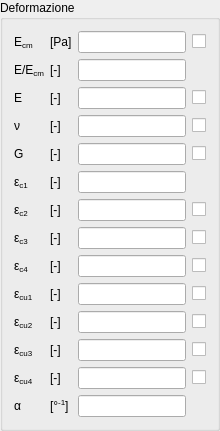
            <widget class="QGroupBox" name="deformationGBox">
             <property name="title">
              <string>Deformazione</string>
             </property>
             <layout class="QGridLayout" name="gridLayout_4">
              <item row="7" column="0">
               <widget class="QLabelRichName" name="epsC2Label">
                <property name="text">
                 <string>&lt;!DOCTYPE HTML PUBLIC &quot;-//W3C//DTD HTML 4.0//EN&quot; &quot;http://www.w3.org/TR/REC-html40/strict.dtd&quot;&gt;
&lt;html&gt;&lt;head&gt;&lt;meta name=&quot;qrichtext&quot; content=&quot;1&quot; /&gt;&lt;style type=&quot;text/css&quot;&gt;
p, li { white-space: pre-wrap; }
&lt;/style&gt;&lt;/head&gt;&lt;body&gt;
ε&lt;span style=&quot; vertical-align:sub;&quot;&gt;c2&lt;/span&gt;&lt;/body&gt;&lt;/html&gt;</string>
                </property>
               </widget>
              </item>
              <item row="7" column="2">
               <widget class="QLineEditValue" name="epsC2LEdit"/>
              </item>
              <item row="8" column="0">
               <widget class="QLabelRichName" name="epsC3Label">
                <property name="text">
                 <string>&lt;!DOCTYPE HTML PUBLIC &quot;-//W3C//DTD HTML 4.0//EN&quot; &quot;http://www.w3.org/TR/REC-html40/strict.dtd&quot;&gt;
&lt;html&gt;&lt;head&gt;&lt;meta name=&quot;qrichtext&quot; content=&quot;1&quot; /&gt;&lt;style type=&quot;text/css&quot;&gt;
p, li { white-space: pre-wrap; }
&lt;/style&gt;&lt;/head&gt;&lt;body&gt;
ε&lt;span style=&quot;vertical-align:sub;&quot;&gt;c3&lt;/span&gt;&lt;/body&gt;&lt;/html&gt;</string>
                </property>
               </widget>
              </item>
              <item row="8" column="2">
               <widget class="QLineEditValue" name="epsC3LEdit"/>
              </item>
              <item row="9" column="0">
               <widget class="QLabelRichName" name="epsC4Label">
                <property name="text">
                 <string>&lt;!DOCTYPE HTML PUBLIC &quot;-//W3C//DTD HTML 4.0//EN&quot; &quot;http://www.w3.org/TR/REC-html40/strict.dtd&quot;&gt;
&lt;html&gt;&lt;head&gt;&lt;meta name=&quot;qrichtext&quot; content=&quot;1&quot; /&gt;&lt;style type=&quot;text/css&quot;&gt;
p, li { white-space: pre-wrap; }
&lt;/style&gt;&lt;/head&gt;&lt;body&gt;ε&lt;span style=&quot;vertical-align:sub;&quot;&gt;c4&lt;/span&gt;&lt;/body&gt;&lt;/html&gt;</string>
                </property>
               </widget>
              </item>
              <item row="9" column="2">
               <widget class="QLineEditValue" name="epsC4LEdit"/>
              </item>
              <item row="11" column="0">
               <widget class="QLabelRichName" name="epsCU2Label">
                <property name="text">
                 <string>&lt;!DOCTYPE HTML PUBLIC &quot;-//W3C//DTD HTML 4.0//EN&quot; &quot;http://www.w3.org/TR/REC-html40/strict.dtd&quot;&gt;
&lt;html&gt;&lt;head&gt;&lt;meta name=&quot;qrichtext&quot; content=&quot;1&quot; /&gt;&lt;style type=&quot;text/css&quot;&gt;
p, li { white-space: pre-wrap; }
&lt;/style&gt;&lt;/head&gt;&lt;body&gt;ε&lt;span style=&quot;vertical-align:sub;&quot;&gt;cu2&lt;/span&gt;&lt;/body&gt;&lt;/html&gt;</string>
                </property>
               </widget>
              </item>
              <item row="11" column="2">
               <widget class="QLineEditValue" name="epsCU2LEdit"/>
              </item>
              <item row="0" column="0">
               <widget class="QLabelRichName" name="EcmLabel">
                <property name="text">
                 <string>&lt;!DOCTYPE HTML PUBLIC &quot;-//W3C//DTD HTML 4.0//EN&quot; &quot;http://www.w3.org/TR/REC-html40/strict.dtd&quot;&gt;
&lt;html&gt;&lt;head&gt;&lt;meta name=&quot;qrichtext&quot; content=&quot;1&quot; /&gt;&lt;/head&gt;
&lt;body&gt;
E&lt;span style=&quot; vertical-align:sub;&quot;&gt;cm&lt;/span&gt;
&lt;/body&gt;
&lt;/html&gt;</string>
                </property>
               </widget>
              </item>
              <item row="0" column="2">
               <widget class="QLineEditValue" name="EcmLEdit"/>
              </item>
              <item row="14" column="0">
               <widget class="QLabelRichName" name="alphaLabel">
                <property name="text">
                 <string>&lt;!DOCTYPE HTML PUBLIC &quot;-//W3C//DTD HTML 4.0//EN&quot; &quot;http://www.w3.org/TR/REC-html40/strict.dtd&quot;&gt;
&lt;html&gt;&lt;head&gt;&lt;meta name=&quot;qrichtext&quot; content=&quot;1&quot; /&gt;&lt;/head&gt;
&lt;body&gt;
α
&lt;/body&gt;&lt;/html&gt;</string>
                </property>
               </widget>
              </item>
              <item row="14" column="2">
               <widget class="QLineEditValue" name="alphaLEdit"/>
              </item>
              <item row="0" column="1">
               <widget class="QLabelUnitMeasure" name="EcmUMLabel">
                <property name="text">
                 <string>&lt;!DOCTYPE HTML PUBLIC &quot;-//W3C//DTD HTML 4.0//EN&quot; &quot;http://www.w3.org/TR/REC-html40/strict.dtd&quot;&gt;
&lt;html&gt;&lt;head&gt;&lt;meta name=&quot;qrichtext&quot; content=&quot;1&quot; /&gt;&lt;/head&gt;
&lt;body&gt;
[Pa]
&lt;/body&gt;
&lt;/html&gt;</string>
                </property>
               </widget>
              </item>
              <item row="7" column="1">
               <widget class="QLabelUnitMeasure" name="epsC2UMLabel">
                <property name="text">
                 <string>&lt;!DOCTYPE HTML PUBLIC &quot;-//W3C//DTD HTML 4.0//EN&quot; &quot;http://www.w3.org/TR/REC-html40/strict.dtd&quot;&gt;
&lt;html&gt;&lt;head&gt;&lt;meta name=&quot;qrichtext&quot; content=&quot;1&quot; /&gt;&lt;/head&gt;
&lt;body&gt;
[-]
&lt;/body&gt;&lt;/html&gt;</string>
                </property>
               </widget>
              </item>
              <item row="8" column="1">
               <widget class="QLabelUnitMeasure" name="epsC3UMLabel">
                <property name="text">
                 <string>&lt;!DOCTYPE HTML PUBLIC &quot;-//W3C//DTD HTML 4.0//EN&quot; &quot;http://www.w3.org/TR/REC-html40/strict.dtd&quot;&gt;
&lt;html&gt;&lt;head&gt;&lt;meta name=&quot;qrichtext&quot; content=&quot;1&quot; /&gt;&lt;/head&gt;
&lt;body&gt;
[-]
&lt;/body&gt;&lt;/html&gt;</string>
                </property>
               </widget>
              </item>
              <item row="9" column="1">
               <widget class="QLabelUnitMeasure" name="epsC4UMLabel">
                <property name="text">
                 <string>&lt;!DOCTYPE HTML PUBLIC &quot;-//W3C//DTD HTML 4.0//EN&quot; &quot;http://www.w3.org/TR/REC-html40/strict.dtd&quot;&gt;
&lt;html&gt;&lt;head&gt;&lt;meta name=&quot;qrichtext&quot; content=&quot;1&quot; /&gt;&lt;/head&gt;
&lt;body&gt;
[-]
&lt;/body&gt;&lt;/html&gt;</string>
                </property>
               </widget>
              </item>
              <item row="11" column="1">
               <widget class="QLabelUnitMeasure" name="epsCU2UMLabel">
                <property name="text">
                 <string>&lt;!DOCTYPE HTML PUBLIC &quot;-//W3C//DTD HTML 4.0//EN&quot; &quot;http://www.w3.org/TR/REC-html40/strict.dtd&quot;&gt;
&lt;html&gt;&lt;head&gt;&lt;meta name=&quot;qrichtext&quot; content=&quot;1&quot; /&gt;&lt;/head&gt;
&lt;body&gt;
[-]
&lt;/body&gt;&lt;/html&gt;</string>
                </property>
               </widget>
              </item>
              <item row="14" column="1">
               <widget class="QLabelUnitMeasure" name="alphaUMLabel">
                <property name="text">
                 <string>&lt;!DOCTYPE HTML PUBLIC &quot;-//W3C//DTD HTML 4.0//EN&quot; &quot;http://www.w3.org/TR/REC-html40/strict.dtd&quot;&gt;
&lt;html&gt;&lt;head&gt;&lt;meta name=&quot;qrichtext&quot; content=&quot;1&quot; /&gt;&lt;/head&gt;
&lt;body&gt;
[°&lt;span style=&quot;vertical-align:super;&quot;&gt;-1&lt;/span&gt;]
&lt;/body&gt;
&lt;/html&gt;</string>
                </property>
               </widget>
              </item>
              <item row="0" column="3">
               <widget class="QCheckBoxReadOnly" name="EcmCheckBox">
                <property name="text">
                 <string/>
                </property>
               </widget>
              </item>
              <item row="7" column="3">
               <widget class="QCheckBoxReadOnly" name="epsC2CheckBox">
                <property name="text">
                 <string/>
                </property>
               </widget>
              </item>
              <item row="8" column="3">
               <widget class="QCheckBoxReadOnly" name="epsC3CheckBox">
                <property name="text">
                 <string/>
                </property>
               </widget>
              </item>
              <item row="9" column="3">
               <widget class="QCheckBoxReadOnly" name="epsC4CheckBox">
                <property name="text">
                 <string/>
                </property>
               </widget>
              </item>
              <item row="11" column="3">
               <widget class="QCheckBoxReadOnly" name="epsCU2CheckBox">
                <property name="text">
                 <string/>
                </property>
               </widget>
              </item>
              <item row="6" column="0">
               <widget class="QLabelRichName" name="epsC1Label">
                <property name="text">
                 <string>&lt;!DOCTYPE HTML PUBLIC &quot;-//W3C//DTD HTML 4.0//EN&quot; &quot;http://www.w3.org/TR/REC-html40/strict.dtd&quot;&gt;
&lt;html&gt;&lt;head&gt;&lt;meta name=&quot;qrichtext&quot; content=&quot;1&quot; /&gt;&lt;style type=&quot;text/css&quot;&gt;
p, li { white-space: pre-wrap; }
&lt;/style&gt;&lt;/head&gt;&lt;body&gt;
ε&lt;span style=&quot; vertical-align:sub;&quot;&gt;c1&lt;/span&gt;&lt;/body&gt;&lt;/html&gt;</string>
                </property>
               </widget>
              </item>
              <item row="6" column="1">
               <widget class="QLabelUnitMeasure" name="epsC1UMLabel">
                <property name="text">
                 <string>&lt;!DOCTYPE HTML PUBLIC &quot;-//W3C//DTD HTML 4.0//EN&quot; &quot;http://www.w3.org/TR/REC-html40/strict.dtd&quot;&gt;
&lt;html&gt;&lt;head&gt;&lt;meta name=&quot;qrichtext&quot; content=&quot;1&quot; /&gt;&lt;/head&gt;
&lt;body&gt;
[-]
&lt;/body&gt;&lt;/html&gt;</string>
                </property>
               </widget>
              </item>
              <item row="6" column="2">
               <widget class="QLineEditValue" name="epsC1LEdit"/>
              </item>
              <item row="10" column="0">
               <widget class="QLabelRichName" name="epsCU1Label">
                <property name="text">
                 <string>&lt;!DOCTYPE HTML PUBLIC &quot;-//W3C//DTD HTML 4.0//EN&quot; &quot;http://www.w3.org/TR/REC-html40/strict.dtd&quot;&gt;
&lt;html&gt;&lt;head&gt;&lt;meta name=&quot;qrichtext&quot; content=&quot;1&quot; /&gt;&lt;style type=&quot;text/css&quot;&gt;
p, li { white-space: pre-wrap; }
&lt;/style&gt;&lt;/head&gt;&lt;body&gt;ε&lt;span style=&quot;vertical-align:sub;&quot;&gt;cu1&lt;/span&gt;&lt;/body&gt;&lt;/html&gt;</string>
                </property>
               </widget>
              </item>
              <item row="10" column="1">
               <widget class="QLabelUnitMeasure" name="epsCU1UMLabel">
                <property name="text">
                 <string>&lt;!DOCTYPE HTML PUBLIC &quot;-//W3C//DTD HTML 4.0//EN&quot; &quot;http://www.w3.org/TR/REC-html40/strict.dtd&quot;&gt;
&lt;html&gt;&lt;head&gt;&lt;meta name=&quot;qrichtext&quot; content=&quot;1&quot; /&gt;&lt;/head&gt;
&lt;body&gt;
[-]
&lt;/body&gt;&lt;/html&gt;</string>
                </property>
               </widget>
              </item>
              <item row="10" column="2">
               <widget class="QLineEditValue" name="epsCU1LEdit"/>
              </item>
              <item row="10" column="3">
               <widget class="QCheckBoxReadOnly" name="epsCU1CheckBox">
                <property name="text">
                 <string/>
                </property>
               </widget>
              </item>
              <item row="12" column="0">
               <widget class="QLabelRichName" name="epsCU3Label">
                <property name="text">
                 <string>&lt;!DOCTYPE HTML PUBLIC &quot;-//W3C//DTD HTML 4.0//EN&quot; &quot;http://www.w3.org/TR/REC-html40/strict.dtd&quot;&gt;
&lt;html&gt;&lt;head&gt;&lt;meta name=&quot;qrichtext&quot; content=&quot;1&quot; /&gt;&lt;style type=&quot;text/css&quot;&gt;
p, li { white-space: pre-wrap; }
&lt;/style&gt;&lt;/head&gt;&lt;body&gt;ε&lt;span style=&quot;vertical-align:sub;&quot;&gt;cu3&lt;/span&gt;&lt;/body&gt;&lt;/html&gt;</string>
                </property>
               </widget>
              </item>
              <item row="12" column="1">
               <widget class="QLabelUnitMeasure" name="epsCU3UMLabel">
                <property name="text">
                 <string>&lt;!DOCTYPE HTML PUBLIC &quot;-//W3C//DTD HTML 4.0//EN&quot; &quot;http://www.w3.org/TR/REC-html40/strict.dtd&quot;&gt;
&lt;html&gt;&lt;head&gt;&lt;meta name=&quot;qrichtext&quot; content=&quot;1&quot; /&gt;&lt;/head&gt;
&lt;body&gt;
[-]
&lt;/body&gt;&lt;/html&gt;</string>
                </property>
               </widget>
              </item>
              <item row="12" column="2">
               <widget class="QLineEditValue" name="epsCU3LEdit"/>
              </item>
              <item row="12" column="3">
               <widget class="QCheckBoxReadOnly" name="epsCU3CheckBox">
                <property name="text">
                 <string/>
                </property>
               </widget>
              </item>
              <item row="1" column="0">
               <widget class="QLabelRichName" name="ratioEEcmLabel">
                <property name="text">
                 <string>&lt;!DOCTYPE HTML PUBLIC &quot;-//W3C//DTD HTML 4.0//EN&quot; &quot;http://www.w3.org/TR/REC-html40/strict.dtd&quot;&gt;
&lt;html&gt;&lt;head&gt;&lt;meta name=&quot;qrichtext&quot; content=&quot;1&quot; /&gt;&lt;/head&gt;
&lt;body&gt;
E/E&lt;span style=&quot;vertical-align:sub;&quot;&gt;cm&lt;/span&gt;
&lt;/body&gt;
&lt;/html&gt;</string>
                </property>
               </widget>
              </item>
              <item row="1" column="1">
               <widget class="QLabelUnitMeasure" name="ratioEEcmUMLabel">
                <property name="text">
                 <string>&lt;!DOCTYPE HTML PUBLIC &quot;-//W3C//DTD HTML 4.0//EN&quot; &quot;http://www.w3.org/TR/REC-html40/strict.dtd&quot;&gt;
&lt;html&gt;&lt;head&gt;&lt;meta name=&quot;qrichtext&quot; content=&quot;1&quot; /&gt;&lt;/head&gt;
&lt;body&gt;
[-]
&lt;/body&gt;
&lt;/html&gt;</string>
                </property>
               </widget>
              </item>
              <item row="1" column="2">
               <widget class="QLineEditValue" name="ratioEEcmLEdit"/>
              </item>
              <item row="2" column="0">
               <widget class="QLabelRichName" name="ELabel">
                <property name="text">
                 <string>&lt;!DOCTYPE HTML PUBLIC &quot;-//W3C//DTD HTML 4.0//EN&quot; &quot;http://www.w3.org/TR/REC-html40/strict.dtd&quot;&gt;
&lt;html&gt;&lt;head&gt;&lt;meta name=&quot;qrichtext&quot; content=&quot;1&quot; /&gt;&lt;/head&gt;
&lt;body&gt;
E
&lt;/body&gt;&lt;/html&gt;</string>
                </property>
               </widget>
              </item>
              <item row="2" column="1">
               <widget class="QLabelUnitMeasure" name="EUMLabel">
                <property name="text">
                 <string>&lt;!DOCTYPE HTML PUBLIC &quot;-//W3C//DTD HTML 4.0//EN&quot; &quot;http://www.w3.org/TR/REC-html40/strict.dtd&quot;&gt;
&lt;html&gt;&lt;head&gt;&lt;meta name=&quot;qrichtext&quot; content=&quot;1&quot; /&gt;&lt;/head&gt;
&lt;body&gt;
[-]
&lt;/body&gt;
&lt;/html&gt;</string>
                </property>
               </widget>
              </item>
              <item row="2" column="2">
               <widget class="QLineEditValue" name="ELEdit"/>
              </item>
              <item row="2" column="3">
               <widget class="QCheckBoxReadOnly" name="ECheckBox">
                <property name="text">
                 <string/>
                </property>
               </widget>
              </item>
              <item row="3" column="0">
               <widget class="QLabelRichName" name="nucLabel">
                <property name="text">
                 <string>&lt;!DOCTYPE HTML PUBLIC &quot;-//W3C//DTD HTML 4.0//EN&quot; &quot;http://www.w3.org/TR/REC-html40/strict.dtd&quot;&gt;
&lt;html&gt;&lt;head&gt;&lt;meta name=&quot;qrichtext&quot; content=&quot;1&quot; /&gt;&lt;/head&gt;
&lt;body&gt;
ν
&lt;/body&gt;
&lt;/html&gt;</string>
                </property>
               </widget>
              </item>
              <item row="3" column="1">
               <widget class="QLabelUnitMeasure" name="nucUMLabel">
                <property name="text">
                 <string>&lt;!DOCTYPE HTML PUBLIC &quot;-//W3C//DTD HTML 4.0//EN&quot; &quot;http://www.w3.org/TR/REC-html40/strict.dtd&quot;&gt;
&lt;html&gt;&lt;head&gt;&lt;meta name=&quot;qrichtext&quot; content=&quot;1&quot; /&gt;&lt;/head&gt;
&lt;body&gt;
[-]
&lt;/body&gt;
&lt;/html&gt;</string>
                </property>
               </widget>
              </item>
              <item row="3" column="2">
               <widget class="QLineEditValue" name="nucLEdit"/>
              </item>
              <item row="3" column="3">
               <widget class="QCheckBoxReadOnly" name="GCheckBox">
                <property name="text">
                 <string/>
                </property>
               </widget>
              </item>
              <item row="4" column="0">
               <widget class="QLabelRichName" name="GLabel">
                <property name="text">
                 <string>&lt;!DOCTYPE HTML PUBLIC &quot;-//W3C//DTD HTML 4.0//EN&quot; &quot;http://www.w3.org/TR/REC-html40/strict.dtd&quot;&gt;
&lt;html&gt;&lt;head&gt;&lt;meta name=&quot;qrichtext&quot; content=&quot;1&quot; /&gt;&lt;/head&gt;
&lt;body&gt;
G
&lt;/body&gt;&lt;/html&gt;</string>
                </property>
               </widget>
              </item>
              <item row="4" column="1">
               <widget class="QLabelUnitMeasure" name="GUMLabel">
                <property name="text">
                 <string>&lt;!DOCTYPE HTML PUBLIC &quot;-//W3C//DTD HTML 4.0//EN&quot; &quot;http://www.w3.org/TR/REC-html40/strict.dtd&quot;&gt;
&lt;html&gt;&lt;head&gt;&lt;meta name=&quot;qrichtext&quot; content=&quot;1&quot; /&gt;&lt;/head&gt;
&lt;body&gt;
[-]
&lt;/body&gt;
&lt;/html&gt;</string>
                </property>
               </widget>
              </item>
              <item row="4" column="2">
               <widget class="QLineEditValue" name="GLEdit"/>
              </item>
              <item row="4" column="3">
               <widget class="QCheckBoxReadOnly" name="epsC1CheckBox">
                <property name="text">
                 <string/>
                </property>
               </widget>
              </item>
              <item row="13" column="0">
               <widget class="QLabelRichName" name="epsCU4Label">
                <property name="text">
                 <string>&lt;!DOCTYPE HTML PUBLIC &quot;-//W3C//DTD HTML 4.0//EN&quot; &quot;http://www.w3.org/TR/REC-html40/strict.dtd&quot;&gt;
&lt;html&gt;&lt;head&gt;&lt;meta name=&quot;qrichtext&quot; content=&quot;1&quot; /&gt;&lt;style type=&quot;text/css&quot;&gt;
p, li { white-space: pre-wrap; }
&lt;/style&gt;&lt;/head&gt;&lt;body&gt;ε&lt;span style=&quot;vertical-align:sub;&quot;&gt;cu4&lt;/span&gt;&lt;/body&gt;&lt;/html&gt;</string>
                </property>
               </widget>
              </item>
              <item row="13" column="1">
               <widget class="QLabelUnitMeasure" name="epsCU4UMLabel">
                <property name="text">
                 <string>&lt;!DOCTYPE HTML PUBLIC &quot;-//W3C//DTD HTML 4.0//EN&quot; &quot;http://www.w3.org/TR/REC-html40/strict.dtd&quot;&gt;
&lt;html&gt;&lt;head&gt;&lt;meta name=&quot;qrichtext&quot; content=&quot;1&quot; /&gt;&lt;/head&gt;
&lt;body&gt;
[-]
&lt;/body&gt;&lt;/html&gt;</string>
                </property>
               </widget>
              </item>
              <item row="13" column="2">
               <widget class="QLineEditValue" name="epsCU4LEdit"/>
              </item>
              <item row="13" column="3">
               <widget class="QCheckBoxReadOnly" name="epsCU4CheckBox">
                <property name="text">
                 <string/>
                </property>
               </widget>
              </item>
             </layout>
            </widget>
